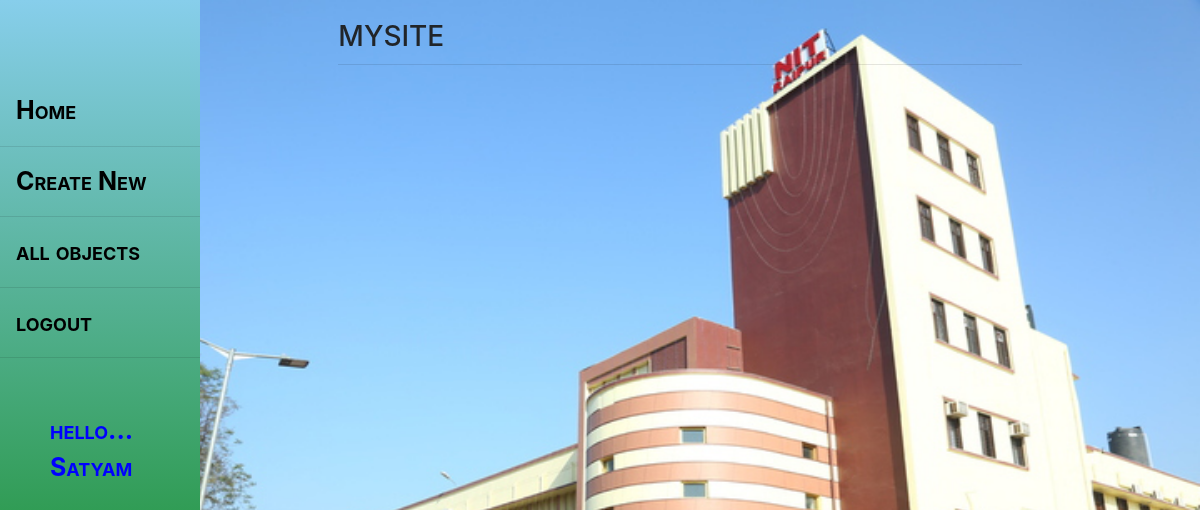
The page /view/ (signed in) on the database as committed earlier.
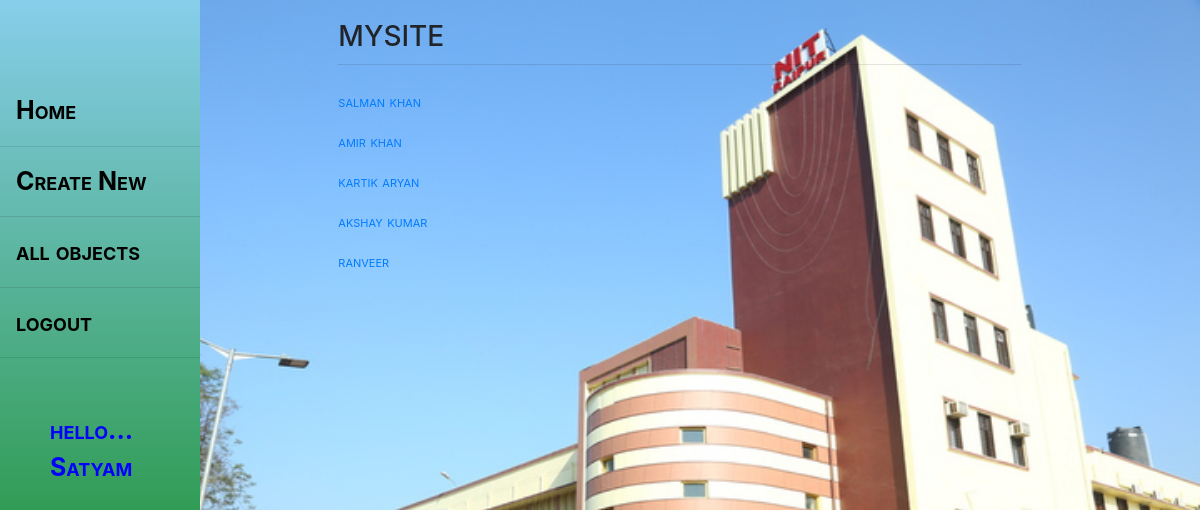
The same page on the database as committed later.
### main/models.py (models this page shows, shortened)
class ToDoList(models.Model):
    user = models.ForeignKey(User, on_delete=models.CASCADE, related_name="todolist", null=True)
    name = models.CharField(max_length=200)

### main/views.py (the view)
# urls.py: path('view/', views.view, name="view"),
def view(response):
    return render(response, 'main/view.html', {})

### templates/main/view.html (shortened to what this page needs)
{% extends 'main/base.html' %}
{% block content %}
      {% for td in user.todolist.all %}
          <p><a href="/{{td.id}}">{{td.name}}</a></p>
      {% endfor %}
{% endblock %}

Rows that differ between the two databases and show on the page:
added ToDoList: name "salman khan"
added ToDoList: name "amir khan"
added ToDoList: name "kartik aryan"
added ToDoList: name "akshay kumar"
added ToDoList: name "ranveer"
